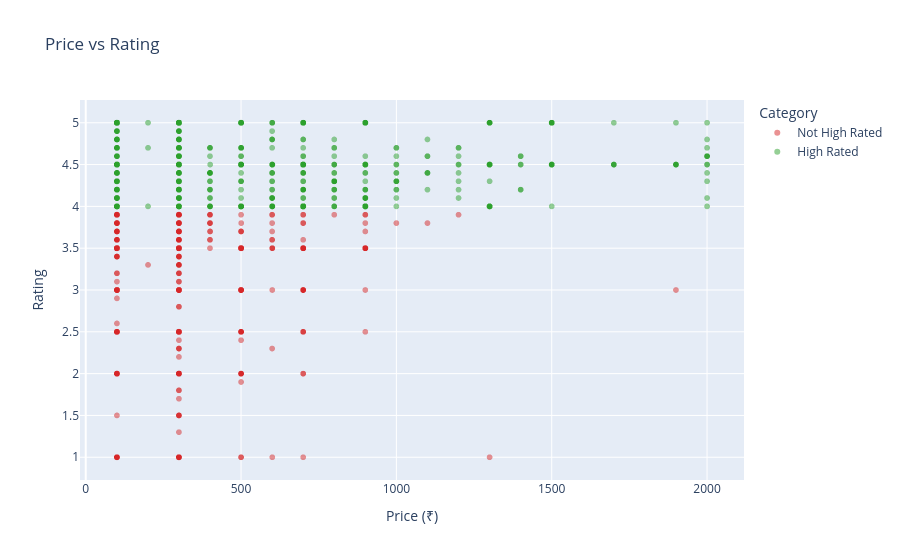

Write notebook code for a chart like this one.
### Markdown cell above
### Price vs Rating

### Code cell
fig = px.scatter(df, x='price_numeric', y='totalScore',
                  color=df['High Rated'].map({1: 'High Rated', 0: 'Not High Rated'}),
                  hover_name='title',
                  title='Price vs Rating',
                  labels={'price_numeric': 'Price (₹)', 'totalScore': 'Rating',
                          'color': 'Category'},
                  opacity=0.5,
                  color_discrete_map={'High Rated': '#2CA02C', 'Not High Rated': '#D62728'})
fig.show()

### Figure 1 — Plotly figure (JSON) as saved in the notebook; plotly's stock layout.template omitted (floating-point values rounded to 4 significant figures; data arrays with more than 128 entries replaced by an {"elided": "..."} marker saying what was removed)
{"data": [{"hovertemplate": "<b>%{hovertext}</b><br><br>Category=Not High Rated<br>Price (₹)=%{x}<br>Rating=%{y}<extra></extra>", "hovertext": {"elided": "1819 str values"}, "legendgroup": "Not High Rated", "marker": {"color": "#D62728", "opacity": 0.5, "symbol": "circle"}, "mode": "markers", "name": "Not High Rated", "showlegend": true, "type": "scattergl", "x": {"elided": "1819 float values"}, "xaxis": "x", "y": {"elided": "1819 float values"}, "yaxis": "y"}, {"hovertemplate": "<b>%{hovertext}</b><br><br>Category=High Rated<br>Price (₹)=%{x}<br>Rating=%{y}<extra></extra>", "hovertext": {"elided": "4516 str values"}, "legendgroup": "High Rated", "marker": {"color": "#2CA02C", "opacity": 0.5, "symbol": "circle"}, "mode": "markers", "name": "High Rated", "showlegend": true, "type": "scattergl", "x": {"elided": "4516 float values"}, "xaxis": "x", "y": {"elided": "4516 float values"}, "yaxis": "y"}], "layout": {"legend": {"title": {"text": "Category"}, "tracegroupgap": 0}, "title": {"text": "Price vs Rating"}, "xaxis": {"anchor": "y", "domain": [0, 1], "title": {"text": "Price (₹)"}}, "yaxis": {"anchor": "x", "domain": [0, 1], "title": {"text": "Rating"}}}}
